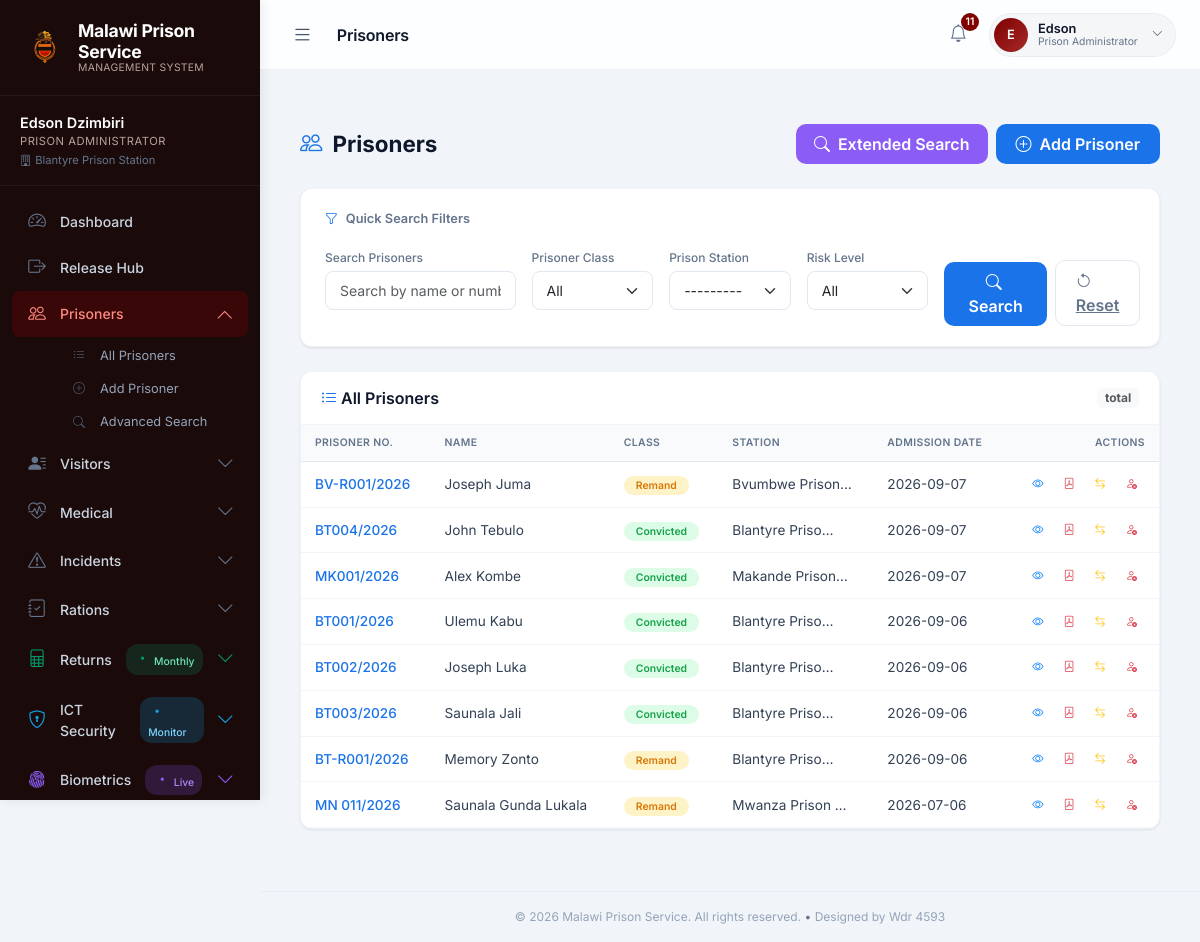
The page /prisoners/ (signed in) on the database as committed earlier.
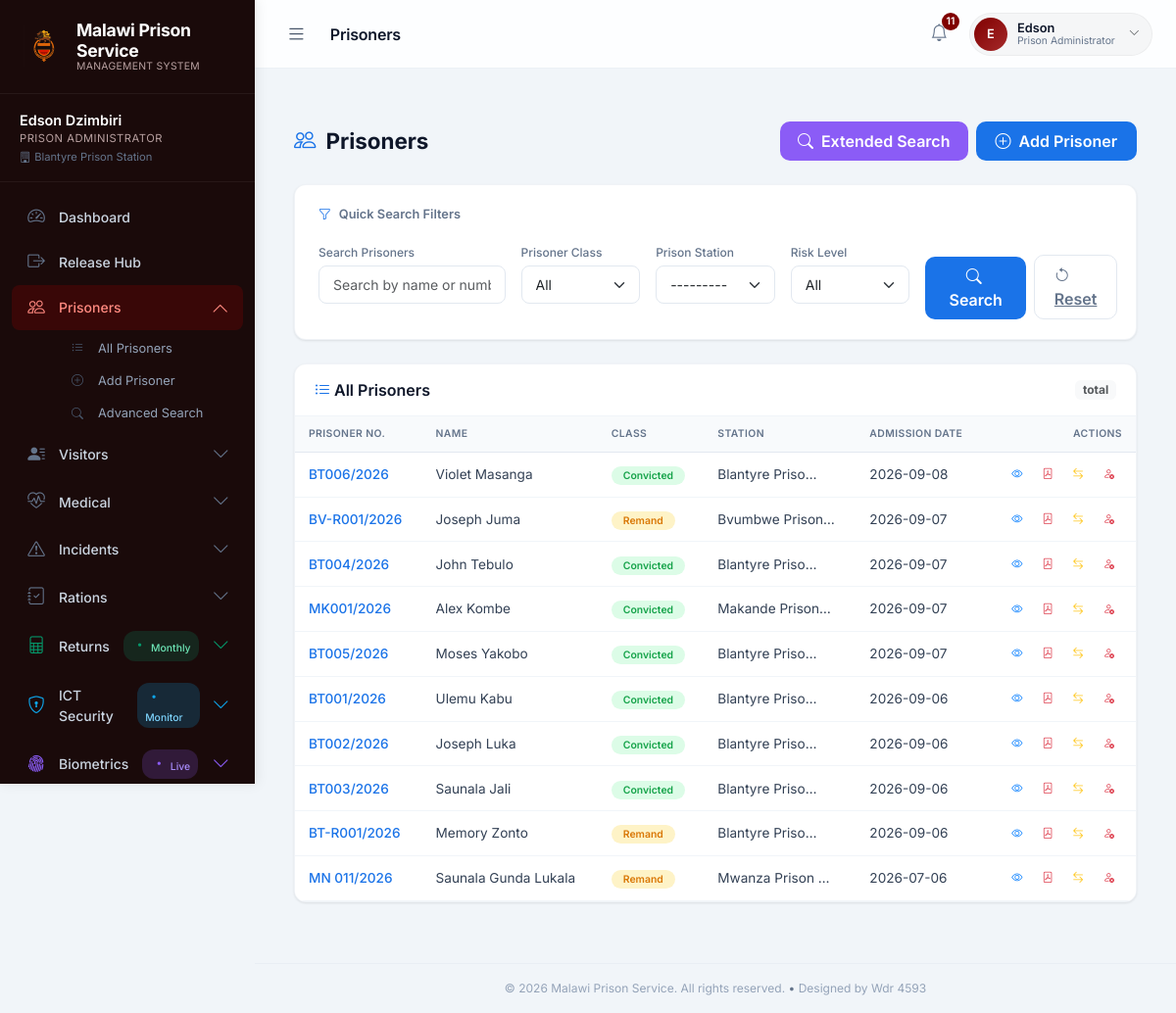
The same page on the database as committed later.
### prison/models.py (models this page shows, shortened)
class Prisoner(models.Model):
    PRISONER_CLASS_CHOICES = [
        ('convicted', 'Convicted'),
        ('remand', 'Remand'),
    ]
    SEX_CHOICES = [
        ('male', 'Male'),
        ('female', 'Female'),
    ]
    prisoner_number = models.CharField(
        max_length=20,
        unique=True,
        blank=True,
        help_text="Auto-generated prisoner number. Leave blank to auto-generate."
    )
    first_name = models.CharField(max_length=100)
    middle_name = models.CharField(max_length=100, blank=True)
    surname = models.CharField(max_length=100)
    sex = models.CharField(max_length=10, choices=SEX_CHOICES)
    age = models.PositiveIntegerField()
    prisoner_class = models.CharField(max_length=10, choices=PRISONER_CLASS_CHOICES)
    prison_station = models.ForeignKey(PrisonStation, on_delete=models.CASCADE)
    block_number = models.CharField(max_length=10)
    cell_number = models.CharField(max_length=10)
    image = models.ImageField(upload_to='prisoner_images/', blank=True, null=True)
    document = models.FileField(upload_to='prisoner_documents/', blank=True, null=True,
        help_text="Attach PDF document (court orders, medical reports, etc.)")
    date_admitted = models.DateField(default=timezone.now)
    is_active = models.BooleanField(default=True)
    date_released = models.DateField(blank=True, null=True)
    created_by = models.ForeignKey(User, on_delete=models.SET_NULL, null=True, related_name='created_prisoners')
    last_modified = models.DateTimeField(auto_now=True)
    fingerprint_template = models.TextField(blank=True, null=True,
        help_text="Base64 encoded fingerprint template")
    fingerprint_hash = models.CharField(max_length=64, blank=True, null=True,
        help_text="SHA-256 hash of fingerprint for quick matching")
    fingerprint_captured_at = models.DateTimeField(blank=True, null=True)
    fingerprint_captured_by = models.ForeignKey(
        User,
        on_delete=models.SET_NULL,
        null=True,
        blank=True,
        related_name='captured_fingerprints'
    )
    fingerprint_quality = models.IntegerField(blank=True, null=True,
        help_text="Quality score 0-100")
    fingerprint_device = models.ForeignKey(
        'FingerprintDevice',
        on_delete=models.SET_NULL,
        null=True,
        blank=True,
        related_name='captured_fingerprints'
    )
    previous_identities = models.ManyToManyField(
        'self',
        symmetrical=False,
        blank=True,
        related_name='linked_identities'
    )
    is_identity_verified = models.BooleanField(default=False,
        help_text="Indicates if identity has been verified via fingerprint")
    identity_verified_at = models.DateTimeField(blank=True, null=True)
    identity_verified_by = models.ForeignKey(
        User,
        on_delete=models.SET_NULL,
        null=True,
        blank=True,
        related_name='verified_identities'
    )
    identity_verification_notes = models.TextField(blank=True,
        help_text="Notes about identity verification process")
    is_recidivist = models.BooleanField(default=False,
        help_text="Indicates if this prisoner has been incarcerated before")
    previous_prisoner_numbers = models.TextField(blank=True,
        help_text="Comma-separated list of previous prisoner numbers")
    first_incarceration_date = models.DateField(blank=True, null=True,
        help_text="Date of first incarceration (if recidivist)")
    recidivism_detected_at = models.DateTimeField(blank=True, null=True,
        help_text="When recidivism was detected")
    recidivism_detected_by = models.ForeignKey(
        User,
        on_delete=models.SET_NULL,
        null=True,
        blank=True,
        related_name='detected_recidivists'
    )
    recidivism_notes = models.TextField(blank=True,
        help_text="Notes about recidivism detection")
    @property
    def full_name(self):
        return f"{self.first_name} {self.middle_name} {self.surname}".strip()

class PrisonStation(models.Model):
    REGION_CHOICES = [
        ('southern', 'Southern Region'),
        ('northern', 'Northern Region'),
        ('eastern', 'Eastern Region'),
        ('central', 'Central Region'),
    ]
    name = models.CharField(max_length=100, unique=True)
    code = models.CharField(max_length=10, unique=True)
    location = models.CharField(max_length=100)
    region = models.CharField(max_length=10, choices=REGION_CHOICES, default='southern')
    capacity = models.PositiveIntegerField()
    date_established = models.DateField()
    created_by = models.ForeignKey(
        settings.AUTH_USER_MODEL,
        on_delete=models.SET_NULL,
        null=True,
        related_name='created_stations'
    )
    created_at = models.DateTimeField(auto_now_add=True)
    def __str__(self):
        return f"{self.name} ({self.get_region_display()})"
    class Meta:
        verbose_name = "Prison Station"
        verbose_name_plural = "Prison Stations"

### prison/views.py (the view, shortened to what this page needs)
# urls.py: path('prisoners/', views.prisoner_list, name='prisoner_list'),
@login_required
def prisoner_list(request):
    is_super_admin_user = hasattr(request.user, 'is_super_admin') and request.user.is_super_admin()
    is_prison_admin_user = hasattr(request.user, 'is_prison_admin') and request.user.is_prison_admin()
    is_reception_user = hasattr(request.user, 'is_reception') and request.user.is_reception()
    is_visitor_attendant_user = hasattr(request.user, 'is_visitor_attendant') and request.user.is_visitor_attendant()
    is_warden_user = hasattr(request.user, 'is_warden') and request.user.is_warden()
    is_officer_in_charge_user = hasattr(request.user, 'is_officer_in_charge') and request.user.is_officer_in_charge()
    is_station_officer_user = hasattr(request.user, 'is_station_officer') and request.user.is_station_officer()
    is_ict_personnel_user = hasattr(request.user, 'is_ict_personnel') and request.user.is_ict_personnel()
    if not (is_super_admin_user or is_prison_admin_user or
            is_reception_user or is_visitor_attendant_user or is_warden_user or
            is_officer_in_charge_user or is_station_officer_user or is_ict_personnel_user):
        raise PermissionDenied("You do not have permission to view the prisoner list.")
    form = SearchForm(request.GET or None, user=request.user)
    prisoners_qs = Prisoner.objects.filter(is_active=True)
    if not is_super_admin_user:
        if hasattr(request.user, 'prison_station') and request.user.prison_station:
            prisoners_qs = prisoners_qs.filter(prison_station=request.user.prison_station)
        else:
            prisoners_qs = Prisoner.objects.none()
    context = {
        'prisoners': prisoners_qs.order_by('-date_admitted'),
        'form': form,
    }
    return render(request, 'prison/prisoner_list.html', context)

### accounts/models.py (called while the page is built)
    def is_super_admin(self):
        return self.role == 'superuser' or self.is_superuser

    def is_prison_admin(self):
        return self.role == 'admin'

    def is_reception(self):
        return self.role == 'reception'

    def is_officer_in_charge(self):
        return self.role == 'officer_in_charge'

    def is_station_officer(self):
        return self.role == 'station_officer'

    def is_visitor_attendant(self):
        return self.role == 'visitor_attendant'

    def is_warden(self):
        return self.role == 'warden'

    def is_ict_personnel(self):
        return self.role == 'ict_personnel'

### prison/templates/prison/prisoner_list.html (shortened to what the changed rows need)
{% extends "prison/base.html" %}
{% load static %}
{% load crispy_forms_tags %}
{% block content %}
<div class="container-fluid">
    <div class="page-header">
        <h1>
            <i class="bi bi-people"></i>
            Prisoners
        </h1>
    </div>
    <div class="section-card">
        <div class="card-body">
            {% if prisoners %}
            <div class="table-responsive">
                <table class="table table-prisoners">
                    <thead>
                        <tr>
                            <th>Prisoner No.</th>
                            <th>Name</th>
                            <th>Class</th>
                            <th>Station</th>
                            <th>Admission Date</th>
                            <th class="text-end">Actions</th>
                        </tr>
                    </thead>
                    <tbody>
                        {% for prisoner in prisoners %}
                        <tr>
                            <td>
                                <a href="{% url 'prisoner_detail' prisoner.id %}" class="prisoner-link">
                                    {{ prisoner.prisoner_number }}
                                </a>
                            </td>
                            <td>{{ prisoner.full_name|truncatechars:25 }}</td>
                            <td>
                                <span class="badge-class {% if prisoner.prisoner_class == 'convicted' %}convicted{% else %}remand{% endif %}">
                                    {{ prisoner.get_prisoner_class_display }}
                                </span>
                            </td>
                            <td>{{ prisoner.prison_station.name|truncatechars:15 }}</td>
                            <td>{{ prisoner.date_admitted|date:"Y-m-d" }}</td>
                            <td class="text-end">
                                <div class="d-flex gap-1 justify-content-end">
                                    <a href="{% url 'prisoner_detail' prisoner.id %}" class="btn-action-sm btn-outline-primary" title="View">
                                        <i class="bi bi-eye"></i>
                                    </a>
                                    <a href="{% url 'generate_prisoner_report' prisoner.id %}" class="btn-action-sm btn-outline-danger" title="PDF Report">
                                        <i class="bi bi-file-pdf"></i>
                                    </a>
                                    {% if user.is_super_admin %}
                                    <a href="{% url 'transfer_prisoner' prisoner.id %}" class="btn-action-sm btn-outline-warning" title="Transfer">
                                        <i class="bi bi-arrow-left-right"></i>
                                    </a>
                                    <a href="{% url 'delete_prisoner' prisoner.id %}" class="btn-action-sm btn-outline-danger" title="Deactivate">
                                        <i class="bi bi-person-x"></i>
                                    </a>
                                    {% endif %}
                                </div>
                            </td>
                        </tr>
                        {% endfor %}
                    </tbody>
                </table>
            </div>
            {% else %}
            <div class="empty-state">
                <i class="bi bi-inbox"></i>
                <p class="mb-0">No prisoners found.</p>
                <small class="text-muted">Try adjusting your search filters.</small>
            </div>
            {% endif %}
        </div>
    </div>
</div>
{% endblock %}

Rows that differ between the two databases and show on the page:
added Prisoner: prisoner_number "BT006/2026", full_name "Violet Masanga", prisoner_class "Convicted", prison_station.name "Blantyre Priso…", date_admitted "2026-09-08"
added Prisoner: prisoner_number "BT005/2026", full_name "Moses Yakobo", prisoner_class "Convicted", prison_station.name "Blantyre Priso…", date_admitted "2026-09-07"
